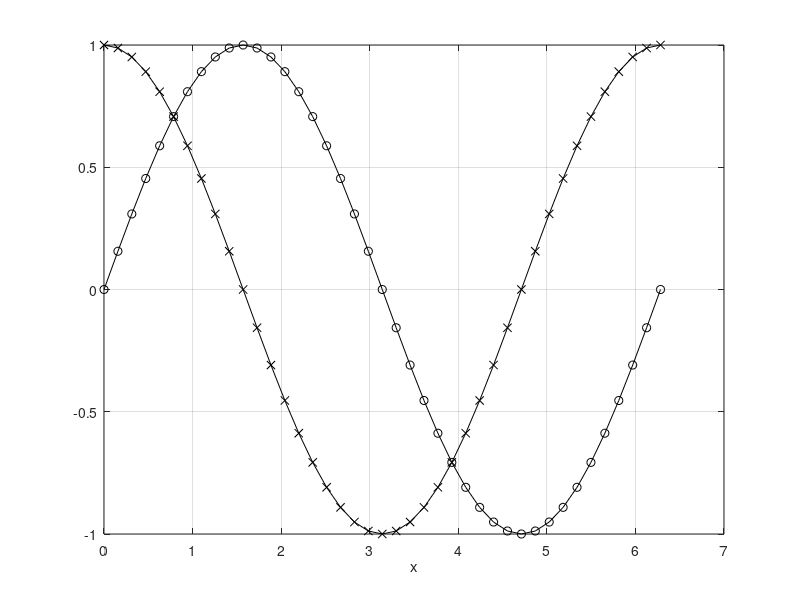

Recreate this plot in MATLAB. (Note: this script raises an error after producing the figure.)
x = 0: 0.05*pi : 2*pi;
y = sin(x);
plot(x,y, 'k-o')

hold on

z = cos(x);
plot(x,z,'k-x')

grid on
xlabel('x')
gtext('sin x')
gtext('cos x')



fplot(@testfunc, [1,20])
grid on